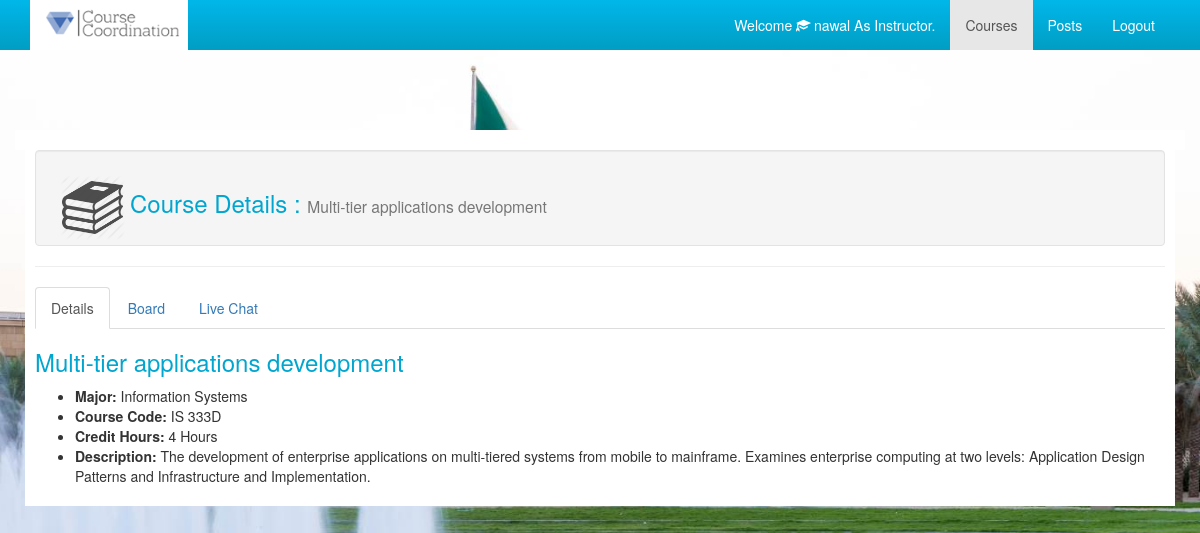
The app's page /instructor/index.php?p=course_details&course_id=2 (signed in) with its own data.
### tables this page shows
CREATE TABLE `courses` (
  `course_id` int(11) NOT NULL,
  `code` varchar(20) NOT NULL,
  `name` varchar(100) NOT NULL,
  `major_id` int(11) NOT NULL,
  `credit_hour` int(11) NOT NULL,
  `desc` text NOT NULL
);

CREATE TABLE `majors` (
  `major_id` int(11) NOT NULL,
  `name` varchar(50) NOT NULL
);

### instructor/course_details.php (the view, shortened to what this page needs)
<?php
	$course_id = $_GET['course_id'];
	$q = "select * from courses where course_id ={$course_id}";
	$res = mysqli_query($connection, $q);
	$row = mysqli_fetch_array($res);
?>
<div class="col-md-12" style="background-color:#FFF; padding:10px;">
    <div class="well">
        <img class="pull-left img-responsive" src="../images/book logo.png" style="height:65px; margin:5px;"/>
        <h3>Course Details : <small><?php echo $row['name'] ?></small></h3>
    </div>
    <hr>
        <div>
          <ul class="nav nav-tabs" role="tablist">
            <li role="presentation" class="active"><a href="#Details" aria-controls="Details" role="tab" data-toggle="tab">Details</a></li>
            <li role="presentation"><a href="#Board" aria-controls="Board" role="tab" data-toggle="tab">Board</a></li>
            <li role="presentation"><a href="#messages" aria-controls="messages" role="tab" data-toggle="tab">Live Chat</a></li>
          </ul>
          <div class="tab-content">
            <div role="tabpanel" class="tab-pane active" id="Details">
                <h3><?php echo $row['name'] ?></h3>
                <?php
					$major_id = $row['major_id'];
					$q2 = "select * from majors where major_id = {$major_id}";
					$res2 = mysqli_query($connection, $q2);
					$row2 = mysqli_fetch_array($res2);
				?>
                <ul>
                	<li><strong>Major: </strong> <?php echo $row2['name'] ?></li>
                    <li><strong>Course Code: </strong> <?php echo $row['code'] ?></li>
                    <li><strong>Credit Hours: </strong> <?php echo $row['credit_hour'] ?> Hours</li>
                    <li><strong>Description: </strong> <?php echo $row['desc'] ?></li>
                </ul>
            </div>
          </div>
        </div>
</div>

### css/style.css (style rules this page uses)
body { background-image:url(../images/bg.jpg); background-size: cover; }
.h3, h3 { font-size: 24px; color: #00a6cf; }

### records on screen
courses: name "Multi-tier applications development", code "IS 333D", credit_hour "4", desc "The development of enterprise applications on multi-tiered systems from mobile to mainframe. Examines enterprise computing at two levels: Application Design Patterns and Infrastructure and Implementation."
majors: name "Information Systems"

### other values on screen
$_SESSION['username'] "nawal"
